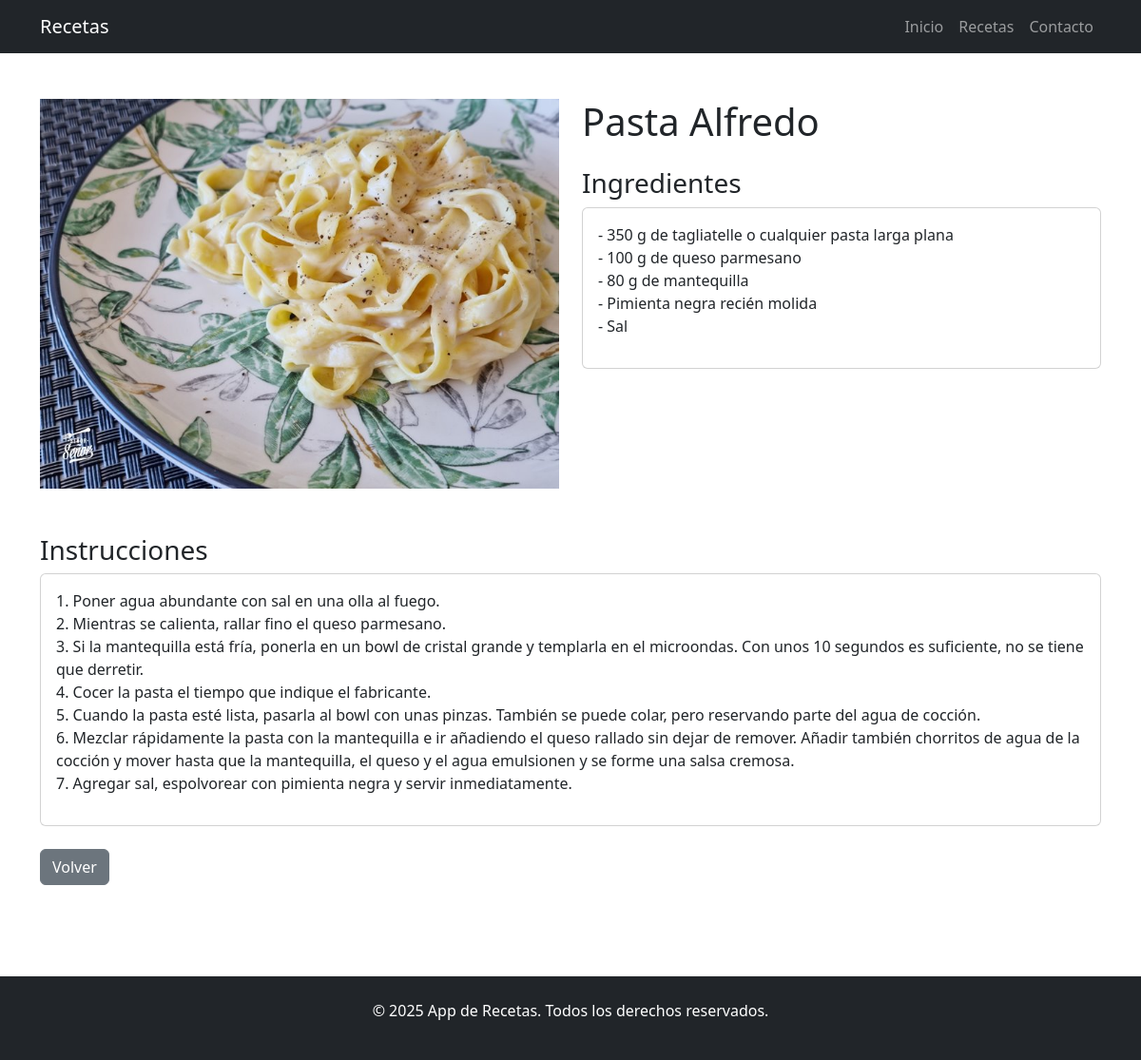
The app's page /receta/2/ with its own data.
### recetas/models.py (models this page shows, shortened)
class Receta(models.Model):
    nombre = models.CharField(max_length=200)
    ingredientes = models.TextField()
    instrucciones = models.TextField()
    imagen = models.ImageField(upload_to='recetas/')

### recetas/views.py (the view)
# urls.py: path('receta/<int:pk>/', views.detalle_receta, name='detalle_receta'),
def detalle_receta(request, pk):
    receta = get_object_or_404(Receta, pk=pk)
    return render(request, 'recetas/detalle_receta.html', {'receta': receta})

### templates/recetas/detalle_receta.html
{% extends 'base.html' %}
{% load static %}
{% block content %}
<div class="container my-5">
    {% if receta %}
        <div class="row">
            <div class="col-md-6">
                {% if receta.imagen %}
                    <img src="{{ receta.imagen.url }}" class="img-fluid" alt="{{ receta.nombre }}">
                {% endif %}
            </div>
            <div class="col-md-6">
                <h1>{{ receta.nombre }}</h1>
                <h3 class="mt-4">Ingredientes</h3>
                <div class="card">
                    <div class="card-body">
                        <p style="white-space: pre-line;">{{ receta.ingredientes }}</p>
                    </div>
                </div>
            </div>
        </div>
        <div class="row mt-5">
            <div class="col-12">
                <h3>Instrucciones</h3>
                <div class="card">
                    <div class="card-body">
                        <p style="white-space: pre-line;">{{ receta.instrucciones }}</p>
                    </div>
                </div>
            </div>
        </div>
        <div class="mt-4">
            <a href="{% url 'recetas:lista_recetas' %}" class="btn btn-secondary">Volver</a>
        </div>
    {% else %}
        <div class="alert alert-danger text-center">
            <h4>Receta no encontrada</h4>
            <a href="{% url 'recetas:lista_recetas' %}" class="btn btn-primary">Ver Recetas</a>
        </div>
    {% endif %}
</div>
{% endblock %}

### static/css/styles.css (style rules this page uses)
body { min-height: 100vh; display: flex; flex-direction: column; }
.card { transition: transform 0.2s; }

### records on screen
Receta: imagen (picture), nombre "Pasta Alfredo", ingredientes "- 350 g de tagliatelle o cualquier pasta larga plana - 100 g de queso parmesano - 80 g de mantequilla - Pimienta negra recién molida - Sal", instrucciones "1. Poner agua abundante con sal en una olla al fuego. 2. Mientras se calienta, rallar fino el queso parmesano. 3. Si la mantequilla está fría, ponerla en un bowl de cristal grande y templarla en el microondas. Con unos 10 segundos es suficiente, no se tiene que derretir. 4. Cocer la pasta el tiempo que indique el fabricante. 5. Cuando la pasta esté lista, pasarla al bowl con unas pinzas. También se puede colar, pero reservando parte del agua de cocción. 6. Mezclar rápidamente la pasta con la mantequilla e ir añadiendo el queso rallado sin dejar de remover. Añadir también chorritos de agua de la cocción y mover hasta que la mantequilla, el queso y el agua emulsionen y se forme una salsa…"
